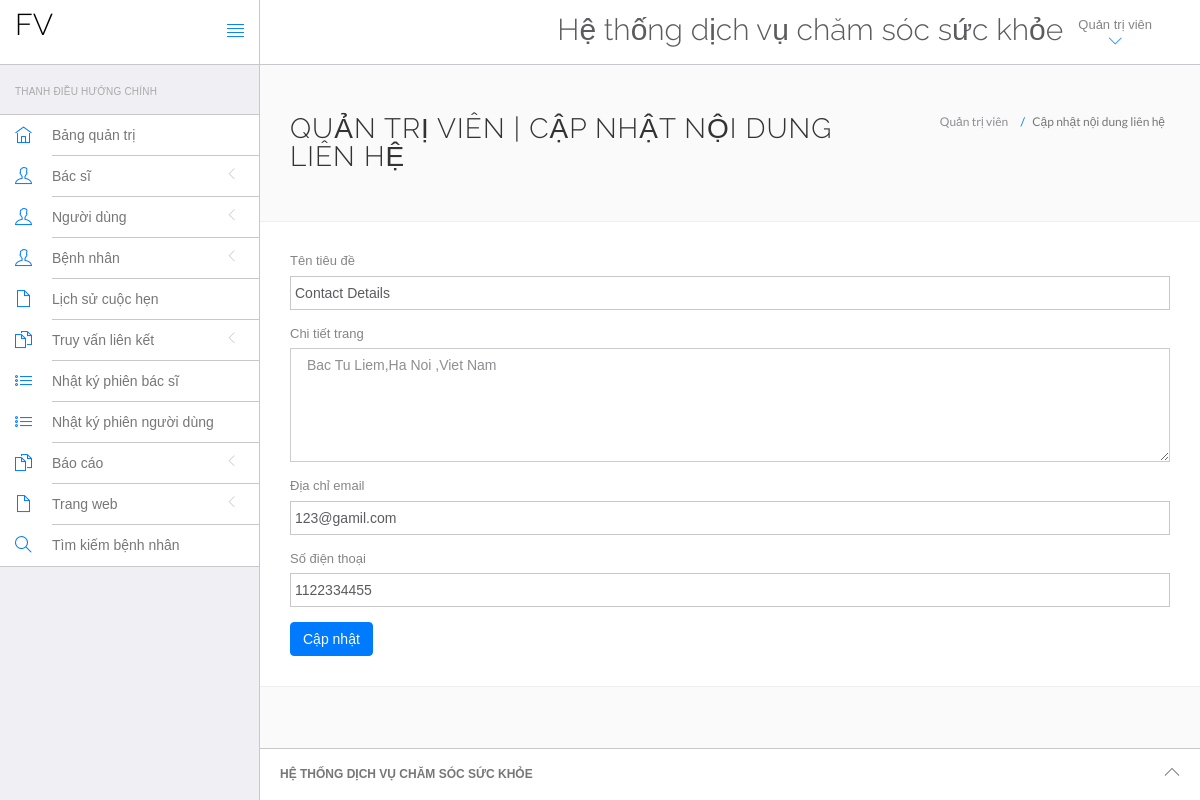
Screenshot of /HeThongQuanLyBenhVien/health_care/admin/contact.php (signed in) with the database file from the repository.
### tables this page shows
CREATE TABLE `tblpage` (
  `ID` int(10) NOT NULL,
  `PageType` varchar(200) DEFAULT NULL,
  `PageTitle` varchar(200) DEFAULT NULL,
  `PageDescription` mediumtext DEFAULT NULL,
  `Email` varchar(120) DEFAULT NULL,
  `MobileNumber` bigint(10) DEFAULT NULL,
  `UpdationDate` timestamp NULL DEFAULT current_timestamp(),
  `OpenningTime` varchar(255) DEFAULT NULL
);

### HeThongQuanLyBenhVien/health_care/admin/contact.php (the view, shortened to what this page needs)
<?php
include('include/connect.php');
if(strlen($_SESSION['id']==0)) {
 header('location:logout.php');
  } else{
?>
<!DOCTYPE html>
<html lang="en">
	<head>
		<link rel="stylesheet" href="vendor/bootstrap/css/bootstrap.min.css">
		<link rel="stylesheet" href="vendor/fontawesome/css/font-awesome.min.css">
		<link rel="stylesheet" href="vendor/themify-icons/themify-icons.min.css">
		<link href="vendor/animate.css/animate.min.css" rel="stylesheet" media="screen">
		<link href="vendor/perfect-scrollbar/perfect-scrollbar.min.css" rel="stylesheet" media="screen">
		<link href="vendor/switchery/switchery.min.css" rel="stylesheet" media="screen">
		<link href="vendor/bootstrap-touchspin/jquery.bootstrap-touchspin.min.css" rel="stylesheet" media="screen">
		<link href="vendor/select2/select2.min.css" rel="stylesheet" media="screen">
		<link href="vendor/bootstrap-datepicker/bootstrap-datepicker3.standalone.min.css" rel="stylesheet" media="screen">
		<link href="vendor/bootstrap-timepicker/bootstrap-timepicker.min.css" rel="stylesheet" media="screen">
		<link rel="stylesheet" href="assets/css/styles.css">
		<link rel="stylesheet" href="assets/css/plugins.css">
		<link rel="stylesheet" href="assets/css/themes/theme-1.css" id="skin_color" />
	</head>
	<body>
		<div id="app">
<?php include('include/sidebar.php');?>
			<div class="app-content">
					<?php include('include/header.php');?>
				<div class="main-content" >
					<div class="wrap-content container" id="container">
						<section id="page-title">
							<div class="row">
								<div class="col-sm-8">
									<h1 class="mainTitle">Quản trị viên  | Cập nhật nội dung liên hệ
																	</div>
								<ol class="breadcrumb">
									<li>
										<span>Quản trị viên </span>
									</li>
									<li class="active">
										<span>Cập nhật nội dung liên hệ</span>
									</li>
								</ol>
							</div>
						</section>
						<div class="container-fluid container-fullw bg-white">
									<div class="row">
								<div class="col-md-12">
          <form class="forms-sample" method="post">
                    <?php
$ret=mysqli_query($con,"select * from  tblpage where PageType='contactus'");
while ($row=mysqli_fetch_array($ret)) {
?>
                    <div class="form-group">
                       <label for="exampleInputUsername1">Tên tiêu đề</label>
                      <input id="pagetitle" name="pagetitle" type="text" class="form-control" required="true" value="<?php  echo $row['PageTitle'];?>">
                    </div>
                    <div class="form-group">
                      <label for="exampleInputEmail1">Chi tiết trang</label>
                      <textarea class="form-control" name="pagedes" id="pagedes" rows="5"><?php  echo $row['PageDescription'];?></textarea>
                    </div>
                    <div class="form-group">
                      <label for="exampleInputUsername1">Địa chỉ email</label>
                     <input type="email" class="form-control" name="email" value="<?php  echo $row['Email'];?>" required='true'>
                    </div>
                    <div class="form-group">
                      <label for="exampleInputUsername1">Số điện thoại</label>
                     <input type="text" class="form-control" name="mobnum" value="<?php  echo $row['MobileNumber'];?>" required='true' maxlength="10" pattern='[0-9]+'>
                    </div>
                    <?php } ?>
                    <button type="submit" class="btn btn-primary mr-2" name="submit">Cập nhật</button>
                  </form>
								</div>
							</div>
								</div>
					</div>
				</div>
			</div>
	<?php include('include/footer.php');?>
		</div>
	</body>
</html>
<?php } ?>

### HeThongQuanLyBenhVien/health_care/admin/assets/css/themes/theme-1.css (style rules this page uses)
body { background: #FAFAFA; }

### rows the page displays
tblpage: pagetitle "Contact Details", pagedes "Bac Tu Liem,Ha Noi ,Viet Nam", email "123@gamil.com", mobnum "1122334455"
